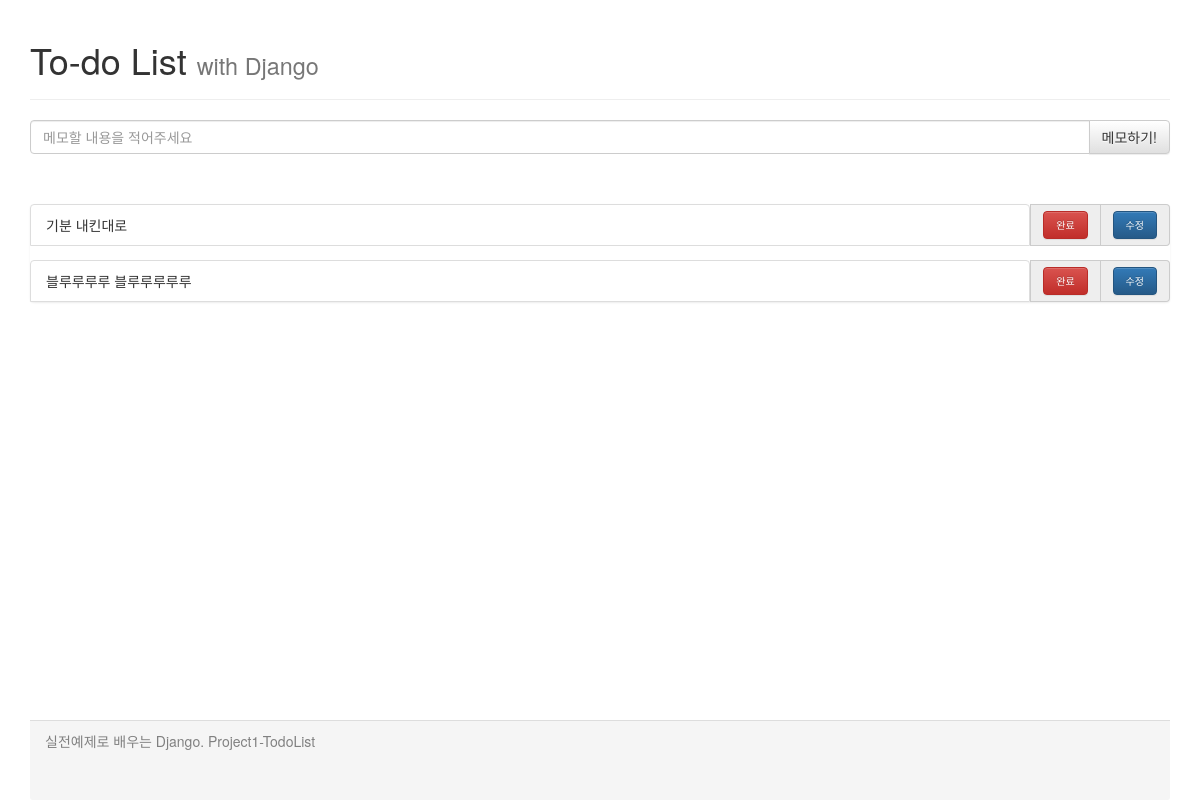
Before: / with the older database file.
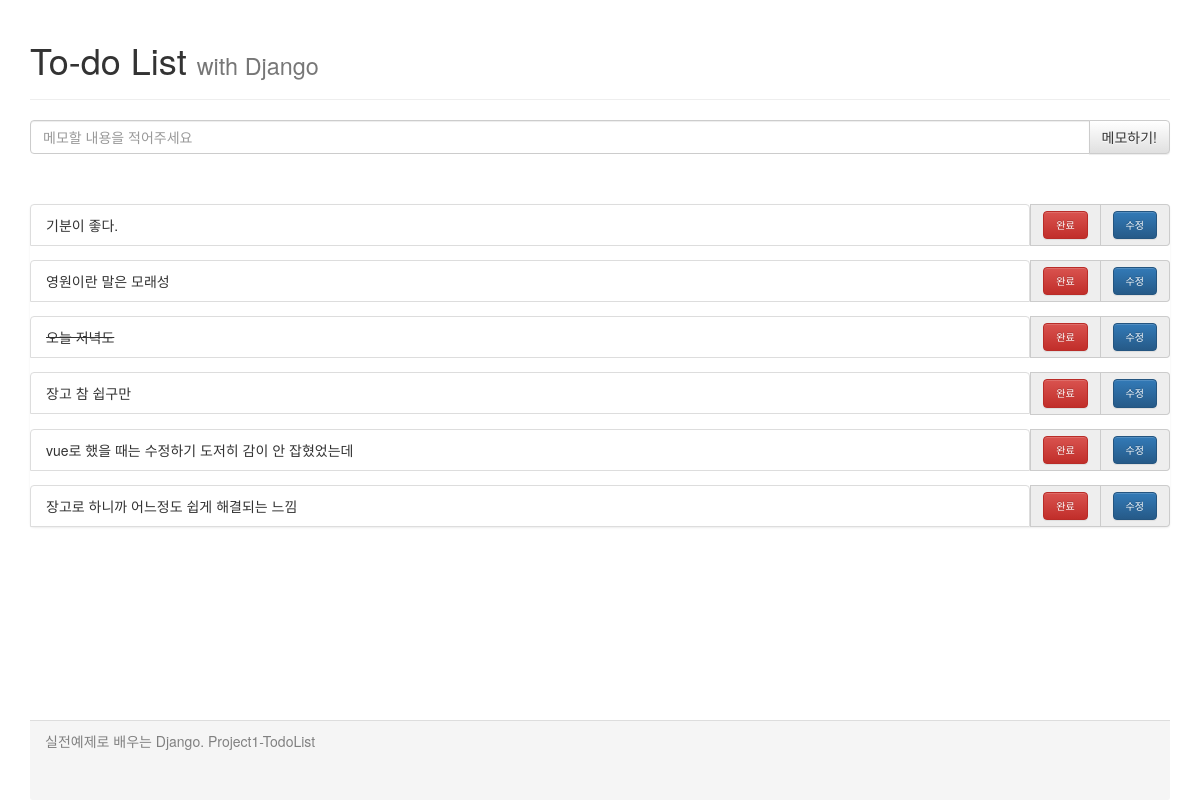
After: the same page with the newer database file.
### my_to_do_app/models.py (models this page shows)
class Todo(models.Model):
    content = models.CharField(max_length = 255)
    isDone = models.BooleanField(default=False)
    isUpdate = models.BooleanField(default=False)

### my_to_do_app/views.py (the view)
# urls.py: path('', views.index, name='index'),
def index(request):
    todos = Todo.objects.all()
    content = {'todos': todos}
    return render(request, 'my_to_do_app/index.html', content)

### my_to_do_app/templates/my_to_do_app/index.html (shortened to what this page needs)
<html lang="ko">
<head>
    <link rel="stylesheet" href="https://maxcdn.bootstrapcdn.com/bootstrap/3.3.2/css/bootstrap.min.css">
    <link rel="stylesheet" href="https://maxcdn.bootstrapcdn.com/bootstrap/3.3.2/css/bootstrap-theme.min.css">
</head>
<body>
    <div class="container">
        <div class="header">
            <div class="page-header">
                <h1>To-do List <small>with Django</small></h1>
            </div>
        </div>
        <div class="content">
            <div class="messageDiv">
                <form action="./createTodo/" method="POST">{% csrf_token %}
                    <div class="input-group">
                        <input id="todoContent" name="todoContent" type="text" class="form-control" placeholder="메모할 내용을 적어주세요">
                        <span class="input-group-btn">
                            <button class="btn btn-default" type="submit">메모하기!</button>
                        </span>
                    </div>
                </form>
            </div>
            <div class="toDoDiv">
                <ul class="list-group">
                    {% for todo in todos %}
                    <form action="./doneTodo/" method="GET">
                        <div class="input-group" name='todo1'>
                            {% if todo.isUpdate == True %}
                                <li class="list-group-item"><input id="editContent" name="editContent" type="text" class="form-control" value={{todo.content}}></li>
                            {% elif todo.isDone == False %}
                            <li class="list-group-item">{{todo.content}}</li>
                            {% else %}
                            <li class="list-group-item"><del>{{todo.content}}</del></li>
                            {% endif %}
                            <span class="input-group-addon">
                                <input type="submit" id="btn_type" name="btn_type" value='완료' class="custom-btn btn btn-danger"></input>
                            </span>
                            <span class="input-group-addon">
                                <input type="submit" id = "btn_type2" name="btn_type" value='수정' class="custom-btn btn btn-primary"></input>
                            </span>
                        </div>
                    </form>
                    {% endfor %}
                </ul>
            </div>
        </div>
        <div class="panel-footer">
            실전예제로 배우는 Django. Project1-TodoList
        </div>
    </div>
</body>
</html>

### my_to_do_app/templates/my_to_do_app/index.html (style rules this page uses)
.content { height: 75%; }
.messageDiv { margin-top: 20px; margin-bottom: 50px; }
.custom-btn { font-size: 10px; }
.panel-footer { height:10%; color:gray; }

Changed rows visible on the page:
changed Todo: content "기분 내킨대로" → "기분이 좋다."
changed Todo: content "블루루루루 블루루루루루" → "영원이란 말은 모래성"
added Todo: content "오늘 저녁도"
added Todo: content "장고 참 쉽구만"
added Todo: content "vue로 했을 때는 수정하기 도저히 감이 안 잡혔었는데"
added Todo: content "장고로 하니까 어느정도 쉽게 해결되는 느낌"
